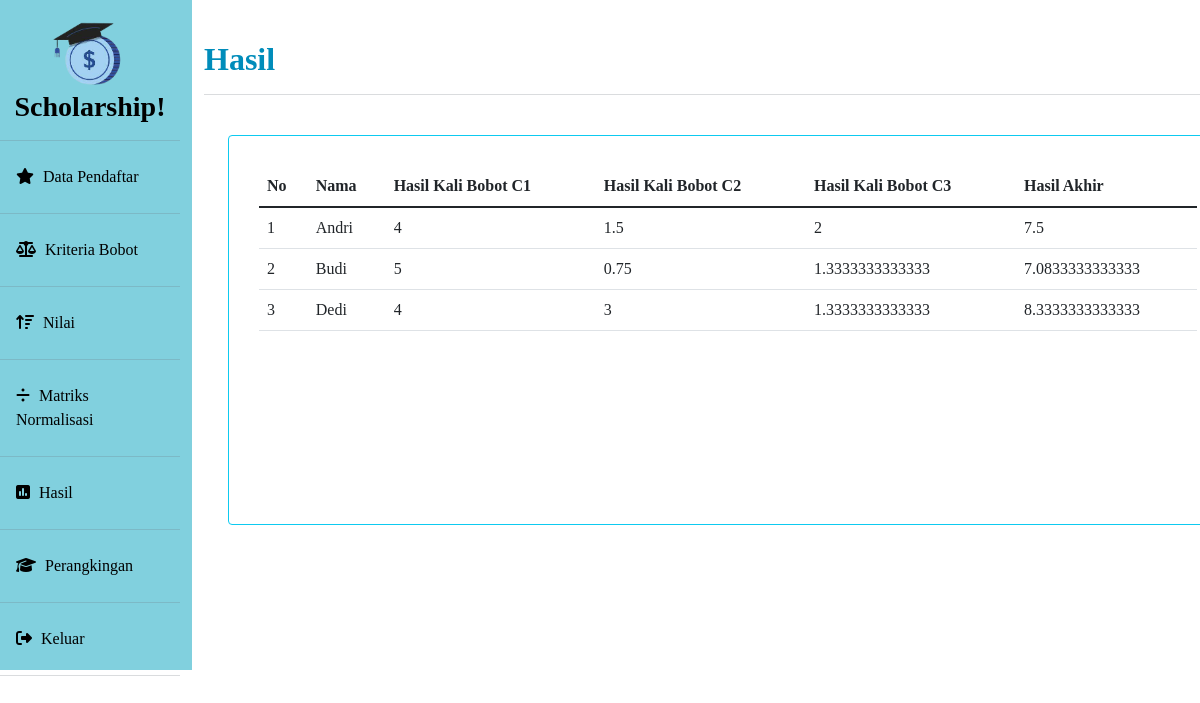
Page /admin/hasil.php (signed in) on the committed database.
### tables this page shows
CREATE TABLE `pendaftaran` (
  `idpendaftaran` int(11) NOT NULL,
  `nama` varchar(255) NOT NULL,
  `ratarata` varchar(10) NOT NULL,
  `penghasilan` varchar(50) NOT NULL,
  `tanggungan` varchar(10) NOT NULL
);

### admin/hasil.php (the view, shortened to what this page needs)
<?php
include('../koneksi.php');
?>
<!doctype html>
<html lang="en">
<head>
    <link href="https://cdn.jsdelivr.net/npm/bootstrap@5.1.3/dist/css/bootstrap.min.css" rel="stylesheet">
    <link rel="stylesheet" type="text/css" href="../assets/style/styleuser.css">
</head>
<body>
    <div class="row no-gutters">
        <div class="col-md-2 pr-3" style="height:670px; background-color:#81d0de;">
            <ul class="nav flex-column ">
                <li class="nav-item">
                    <center>
                        <h3 style="color:black; margin-top:20px">
                            <b><img src="../assets/img/logo2.png" style="height: 70px;"> Scholarship!</b>
                            <hr class=bg-secondary>
                        </h3>
                    </center>
                </li>
                <li class="nav-item">
                    <a class="nav-link" href="datapendaftar.php" style="color:black"><i class="fas fa-star" style="margin-right: 5px;"></i> Data Pendaftar</a>
                    <hr class=bg-secondary>
                </li>
                <li class="nav-item">
                    <a class="nav-link" href="kriteria.php" style="color:black"><i class="fas fa-balance-scale" style="margin-right: 5px;"></i> Kriteria Bobot</a>
                    <hr class=bg-secondary>
                </li>
                <li class="nav-item">
                    <a class="nav-link" href="nilaimax.php" style="color:black"><i class="fas fa-sort-amount-up" style="margin-right: 5px;"></i> Nilai</a>
                    <hr class=bg-secondary>
                </li>
                <li class="nav-item">
                    <a class="nav-link" href="matriks.php" style="color:black"><i class="fas fa-divide" style="margin-right: 5px;"></i> Matriks Normalisasi</a>
                    <hr class=bg-secondary>
                </li>
                <li class="nav-item">
                    <a class="nav-link" href="hasil.php" style="color:black"><i class="fas fa-poll" style="margin-right: 5px;"></i> Hasil</a>
                    <hr class=bg-secondary>
                </li>
                <li class="nav-item">
                    <a class="nav-link" href="rangking.php" style="color:black"><i class="fas fa-graduation-cap" style="margin-right: 5px;"></i> Perangkingan</a>
                    <hr class=bg-secondary>
                </li>
                <li class=" nav-item">
                    <a class="nav-link" href="../logout.php" style="color:black"><i class="fas fa-sign-out-alt" style="margin-right: 5px"></i> Keluar</a>
                    <hr class=bg-secondary>
                </li>
            </ul>
        </div>
        <div class=" col-md-10">
            <h2 style="color:#008cba; margin-top:40px; margin-bottom:20px">
                <b>Hasil</b>
                <hr class=bg-secondary>
            </h2>
            <div class="container">
                <div class="card border-info mb-3" style="height:390px; width:1000px; margin-top:40px">
                    <div style="margin: 30px 30px 30px 30px">
                        <table class="table">
                            <thead>
                                <tr>
                                    <th scope="col">No</th>
                                    <th scope="col">Nama</th>
                                    <th scope="col">Hasil Kali Bobot C1</th>
                                    <th scope="col">Hasil Kali Bobot C2</th>
                                    <th scope="col">Hasil Kali Bobot C3</th>
                                    <th scope="col">Hasil Akhir</th>
                                </tr>
                            </thead>
                            <tbody>
                                <?php
                                $no = 1;
                                $data = $koneksi->query("SELECT * from pendaftaran ORDER BY nama");
                                $maksc1 = $koneksi->query("SELECT MAX(ratarata) AS MaksC1 from pendaftaran");
                                $tampil = mysqli_fetch_assoc($maksc1);
                                $MaksC1 = $tampil['MaksC1'];
                                $minc2 = $koneksi->query("SELECT MIN(penghasilan) AS MinC2 from pendaftaran");
                                $tampil = mysqli_fetch_assoc($minc2);
                                $MinC2 = $tampil['MinC2'];
                                $maksc3 = $koneksi->query("SELECT MAX(tanggungan) AS MaksC3 from pendaftaran");
                                $tampil = mysqli_fetch_assoc($maksc3);
                                $MaksC3 = $tampil['MaksC3'];
                                $databobot = $koneksi->query("SELECT * FROM bobot");
                                $tampilbobot = $databobot->fetch_assoc();
                                while ($tampil = $data->fetch_assoc()) {
                                ?>
                                    <tr>
                                        <td><?php echo $no++ ?></td>
                                        <td>
                                            <?php
                                            $tampilnama = $tampil['nama'];
                                            echo $tampilnama;
                                            ?>
                                        </td>
                                        <td>
                                            <?php
                                            $hasilc1 = $tampil['ratarata'] / $MaksC1;
                                            $hasilkalibobotC1 = $hasilc1 * $tampilbobot['ratarata'];
                                            echo $hasilkalibobotC1;
                                            ?>
                                        </td>
                                        <td>
                                            <?php
                                            $hasilc2 = $MinC2 / $tampil['penghasilan'];
                                            $hasilkalibobotC2 = $hasilc2 * $tampilbobot['penghasilan'];
                                            echo $hasilkalibobotC2;
                                            ?>
                                        </td>
                                        <td>
                                            <?php
                                            $hasilc3 = $tampil['tanggungan'] / $MaksC3;
                                            $hasilkalibobotC3 = $hasilc3 * $tampilbobot['tanggungan'];
                                            echo $hasilkalibobotC3;
                                            ?>
                                        </td>
                                        <td>
                                            <?php
                                            $hasilakhir = $hasilkalibobotC1 + $hasilkalibobotC2 + $hasilkalibobotC3;
                                            echo $hasilakhir;
                                            ?>
                                        </td>
                                    </tr>
                                <?php
                                }
                                ?>
                            </tbody>
                        </table>
                    </div>
                </div>
            </div>
        </div>
    </div>
</body>
</html>

### assets/style/styleuser.css (style rules this page uses)
body { color: #fff; font-family: "Times New Roman", Times, serif; background-color: white; background-repeat: no-repeat; background-size: cover; }

### rows in the picture
pendaftaran: nama "Andri", ratarata "4", hasilkalibobotC2 "1.5", hasilkalibobotC3 "2", hasilakhir "7.5"
pendaftaran: nama "Budi", ratarata "5", hasilkalibobotC2 "0.75", hasilkalibobotC3 "1.3333333333333", hasilakhir "7.0833333333333"
pendaftaran: nama "Dedi", ratarata "4", hasilkalibobotC2 "3", hasilkalibobotC3 "1.3333333333333", hasilakhir "8.3333333333333"
